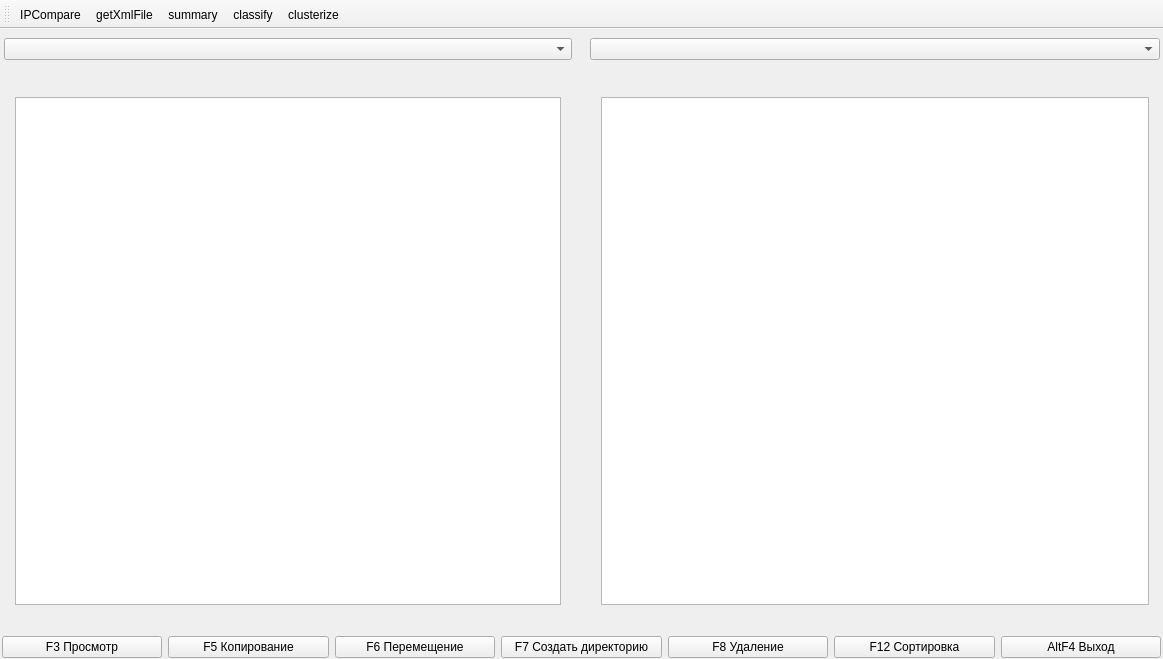
<?xml version="1.0" encoding="UTF-8"?>
<ui version="4.0">
 <class>MainWindow</class>
 <widget class="QMainWindow" name="MainWindow">
  <property name="windowModality">
   <enum>Qt::NonModal</enum>
  </property>
  <property name="geometry">
   <rect>
    <x>0</x>
    <y>0</y>
    <width>1163</width>
    <height>659</height>
   </rect>
  </property>
  <property name="windowTitle">
   <string>IPManager</string>
  </property>
  <property name="windowIcon">
   <iconset resource="res.qrc">
    <normaloff>:/icons/resources/main-icon.png</normaloff>:/icons/resources/main-icon.png</iconset>
  </property>
  <widget class="QWidget" name="centralWidget">
   <property name="sizePolicy">
    <sizepolicy hsizetype="Maximum" vsizetype="Maximum">
     <horstretch>0</horstretch>
     <verstretch>0</verstretch>
    </sizepolicy>
   </property>
   <layout class="QGridLayout" name="gridLayout">
    <property name="leftMargin">
     <number>1</number>
    </property>
    <property name="topMargin">
     <number>9</number>
    </property>
    <property name="rightMargin">
     <number>1</number>
    </property>
    <property name="bottomMargin">
     <number>1</number>
    </property>
    <item row="0" column="0">
     <layout class="QVBoxLayout" name="verticalLayout_3">
      <property name="spacing">
       <number>0</number>
      </property>
      <property name="leftMargin">
       <number>1</number>
      </property>
      <property name="topMargin">
       <number>0</number>
      </property>
      <property name="rightMargin">
       <number>1</number>
      </property>
      <property name="bottomMargin">
       <number>0</number>
      </property>
      <item>
       <layout class="QHBoxLayout" name="horizontalLayout">
        <property name="spacing">
         <number>0</number>
        </property>
        <property name="sizeConstraint">
         <enum>QLayout::SetMaximumSize</enum>
        </property>
        <property name="leftMargin">
         <number>1</number>
        </property>
        <property name="topMargin">
         <number>0</number>
        </property>
        <property name="rightMargin">
         <number>1</number>
        </property>
        <property name="bottomMargin">
         <number>0</number>
        </property>
        <item>
         <layout class="QVBoxLayout" name="verticalLayout">
          <property name="leftMargin">
           <number>1</number>
          </property>
          <property name="rightMargin">
           <number>1</number>
          </property>
          <item>
           <widget class="QComboBox" name="leftBox">
            <property name="maxVisibleItems">
             <number>20</number>
            </property>
           </widget>
          </item>
          <item>
           <widget class="QStackedWidget" name="Leftchange">
            <property name="currentIndex">
             <number>0</number>
            </property>
            <widget class="QWidget" name="LeftTree">
             <layout class="QGridLayout" name="gridLayout_3">
              <item row="1" column="0">
               <widget class="Panel" name="leftPanel"/>
              </item>
              <item row="0" column="0">
               <widget class="QLabel" name="labelLeftPath">
                <property name="text">
                 <string/>
                </property>
                <property name="margin">
                 <number>3</number>
                </property>
                <property name="indent">
                 <number>-1</number>
                </property>
               </widget>
              </item>
             </layout>
            </widget>
            <widget class="QWidget" name="LeftTable">
             <property name="sizePolicy">
              <sizepolicy hsizetype="Minimum" vsizetype="Minimum">
               <horstretch>0</horstretch>
               <verstretch>0</verstretch>
              </sizepolicy>
             </property>
             <layout class="QGridLayout" name="gridLayout_2"/>
            </widget>
           </widget>
          </item>
          <item>
           <widget class="QLabel" name="leftInfo">
            <property name="text">
             <string/>
            </property>
           </widget>
          </item>
         </layout>
        </item>
        <item>
         <spacer name="verticalSpacer">
          <property name="orientation">
           <enum>Qt::Vertical</enum>
          </property>
          <property name="sizeHint" stdset="0">
           <size>
            <width>17</width>
            <height>178</height>
           </size>
          </property>
         </spacer>
        </item>
        <item>
         <layout class="QVBoxLayout" name="verticalLayout_2">
          <item>
           <widget class="QComboBox" name="rightBox">
            <property name="maxVisibleItems">
             <number>20</number>
            </property>
           </widget>
          </item>
          <item>
           <widget class="QLabel" name="labelRightPath">
            <property name="text">
             <string/>
            </property>
            <property name="margin">
             <number>3</number>
            </property>
           </widget>
          </item>
          <item>
           <widget class="QStackedWidget" name="RightChange">
            <property name="currentIndex">
             <number>0</number>
            </property>
            <widget class="QWidget" name="RightTree">
             <layout class="QGridLayout" name="gridLayout_5">
              <item row="0" column="0">
               <widget class="Panel" name="rightPanel"/>
              </item>
             </layout>
            </widget>
            <widget class="QWidget" name="RightTable">
             <layout class="QGridLayout" name="gridLayout_4"/>
            </widget>
           </widget>
          </item>
          <item>
           <widget class="QLabel" name="rightInfo">
            <property name="text">
             <string/>
            </property>
           </widget>
          </item>
         </layout>
        </item>
       </layout>
      </item>
      <item>
       <layout class="QHBoxLayout" name="horizontalLayout_2">
        <item>
         <widget class="QPushButton" name="viewButton">
          <property name="text">
           <string>F3 Просмотр</string>
          </property>
          <property name="shortcut">
           <string>F3</string>
          </property>
         </widget>
        </item>
        <item>
         <widget class="QPushButton" name="copyButton">
          <property name="text">
           <string>F5 Копирование</string>
          </property>
          <property name="shortcut">
           <string>F5</string>
          </property>
         </widget>
        </item>
        <item>
         <widget class="QPushButton" name="moveButton">
          <property name="text">
           <string>F6 Перемещение</string>
          </property>
          <property name="shortcut">
           <string>F6</string>
          </property>
         </widget>
        </item>
        <item>
         <widget class="QPushButton" name="createButton">
          <property name="text">
           <string>F7 Создать директорию</string>
          </property>
          <property name="shortcut">
           <string>F7</string>
          </property>
         </widget>
        </item>
        <item>
         <widget class="QPushButton" name="deleteButton">
          <property name="text">
           <string>F8 Удаление</string>
          </property>
          <property name="shortcut">
           <string>F8</string>
          </property>
         </widget>
        </item>
        <item>
         <widget class="QPushButton" name="sortButton">
          <property name="text">
           <string>F12 Сортировка</string>
          </property>
         </widget>
        </item>
        <item>
         <widget class="QPushButton" name="exitButton">
          <property name="text">
           <string>AltF4 Выход</string>
          </property>
         </widget>
        </item>
       </layout>
      </item>
     </layout>
    </item>
   </layout>
  </widget>
  <widget class="QToolBar" name="toolBar">
   <property name="windowTitle">
    <string>toolBar</string>
   </property>
   <attribute name="toolBarArea">
    <enum>TopToolBarArea</enum>
   </attribute>
   <attribute name="toolBarBreak">
    <bool>false</bool>
   </attribute>
   <addaction name="actionIPCompare"/>
   <addaction name="actionGetXMLFile"/>
   <addaction name="actionSummary"/>
   <addaction name="actionClassify"/>
   <addaction name="actionClusterize"/>
  </widget>
  <action name="actionIPCompare">
   <property name="icon">
    <iconset resource="res.qrc">
     <normaloff>:/icons/resources/compare.png</normaloff>:/icons/resources/compare.png</iconset>
   </property>
   <property name="text">
    <string>IPCompare</string>
   </property>
   <property name="toolTip">
    <string>Сравнение портретов</string>
   </property>
  </action>
  <action name="actionGetXMLFile">
   <property name="icon">
    <iconset resource="res.qrc">
     <normaloff>:/icons/resources/xml-file.png</normaloff>:/icons/resources/xml-file.png</iconset>
   </property>
   <property name="text">
    <string>getXmlFile</string>
   </property>
   <property name="toolTip">
    <string>Получить XML файл</string>
   </property>
  </action>
  <action name="actionSummary">
   <property name="icon">
    <iconset resource="res.qrc">
     <normaloff>:/icons/resources/summary.png</normaloff>:/icons/resources/summary.png</iconset>
   </property>
   <property name="text">
    <string>summary</string>
   </property>
   <property name="toolTip">
    <string>Получить реферат</string>
   </property>
  </action>
  <action name="actionClassify">
   <property name="icon">
    <iconset resource="res.qrc">
     <normaloff>:/icons/resources/classify.png</normaloff>:/icons/resources/classify.png</iconset>
   </property>
   <property name="text">
    <string>classify</string>
   </property>
   <property name="toolTip">
    <string>Классифицировать портреты</string>
   </property>
  </action>
  <action name="actionClusterize">
   <property name="icon">
    <iconset resource="res.qrc">
     <normaloff>:/icons/resources/cluster.png</normaloff>:/icons/resources/cluster.png</iconset>
   </property>
   <property name="text">
    <string>clusterize</string>
   </property>
   <property name="toolTip">
    <string>Кластеризовать портреты</string>
   </property>
  </action>
 </widget>
 <layoutdefault spacing="6" margin="11"/>
 <customwidgets>
  <customwidget>
   <class>Panel</class>
   <extends>QTreeView</extends>
   <header>panel.h</header>
  </customwidget>
 </customwidgets>
 <resources>
  <include location="res.qrc"/>
 </resources>
 <connections/>
</ui>
